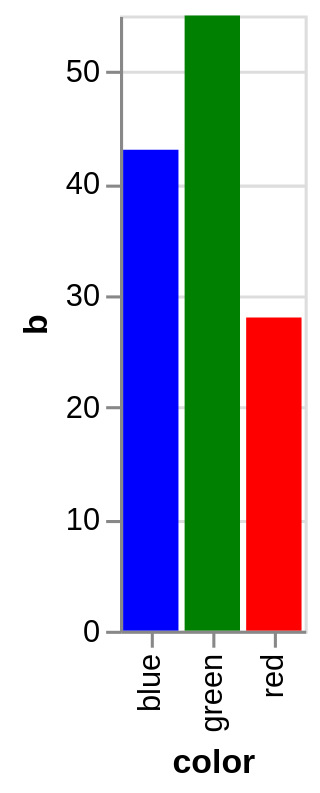

Specify this chart in Vega-Lite:
### Vega specification from a JSON file in a GitHub repository (floating-point values rounded to 4 significant figures)
{"$schema": "https://vega.github.io/schema/vega/v5.json", "description": "A bar chart that directly encodes color names in the data.", "autosize": "pad", "padding": 5, "height": 200, "style": "cell", "data": [{"name": "source_0", "values": [{"color": "red", "b": 28}, {"color": "green", "b": 55}, {"color": "blue", "b": 43}]}], "signals": [{"name": "x_step", "value": 20}, {"name": "width", "update": "bandspace(domain('x').length, 0.1, 0.05) * x_step"}], "marks": [{"name": "marks", "type": "rect", "style": ["bar"], "from": {"data": "source_0"}, "encode": {"update": {"fill": [{"test": "datum[\"b\"] === null || isNaN(datum[\"b\"])", "value": null}, {"field": "color"}], "tooltip": {"signal": "{\"color\": ''+datum[\"color\"], \"b\": format(datum[\"b\"], \"\")}"}, "x": {"scale": "x", "field": "color"}, "width": {"scale": "x", "band": true}, "y": {"scale": "y", "field": "b"}, "y2": {"scale": "y", "value": 0}}}}], "scales": [{"name": "x", "type": "band", "domain": {"data": "source_0", "field": "color", "sort": true}, "range": {"step": {"signal": "x_step"}}, "paddingInner": 0.1, "paddingOuter": 0.05}, {"name": "y", "type": "linear", "domain": {"data": "source_0", "field": "b"}, "range": [{"signal": "height"}, 0], "nice": true, "zero": true}], "axes": [{"scale": "x", "orient": "bottom", "grid": false, "title": "color", "labelAlign": "right", "labelAngle": 270, "labelBaseline": "middle", "zindex": 1}, {"scale": "y", "orient": "left", "grid": false, "title": "b", "labelOverlap": true, "tickCount": {"signal": "ceil(height/40)"}, "zindex": 1}, {"scale": "y", "orient": "left", "gridScale": "x", "grid": true, "tickCount": {"signal": "ceil(height/40)"}, "domain": false, "labels": false, "maxExtent": 0, "minExtent": 0, "ticks": false, "zindex": 0}]}
